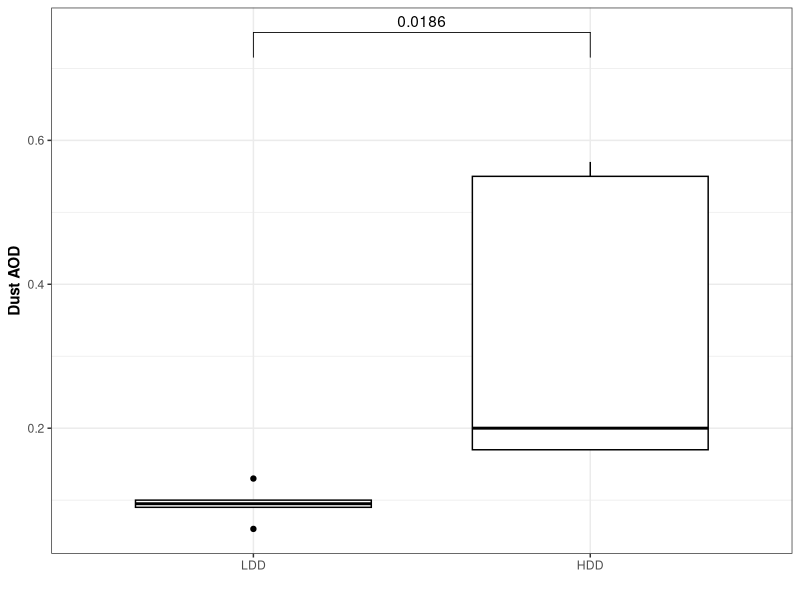

Write the R code that produced this figure. (Note: this script raises an error after producing the figure.)
## ---- chunk 1
library(tidyverse)
library(here)
library(ggpubr)
library(rstatix)
## ---- chunk 2
here<- here::here
rename<- dplyr::rename
select<- dplyr::select
#group_by<- dplyr::group_by
## ---- chunk 3
d1<- read_csv(here("data", "processed_data", "tx_master.csv"))
dust<- read_csv(here("data", "processed_data", "dust", "dust_master.csv"))
## ---- chunk 4
d1<-
  d1 %>%
  filter(date %in% c(as.Date("2022-07-07"):as.Date("2022-07-19")),
         hr_cst %in% "01",
         !date %in% as.Date('2022-07-10')) %>%
  rename("Site" = "site")
## ---- chunk 5
dust<-
  dust %>%
  filter(between(date, as.Date('2022-07-07'), as.Date('2022-07-19'))) %>%
  mutate(dust = case_when(date <= as.Date('2022-07-12') ~ "LDD",
                          date > as.Date('2022-07-12') ~ "HDD"))
## ---- chunk 6
bac<-
  d1 %>%
  select(date, Site, tot_bacteria) %>%
  mutate(
         tot_bacteria = log10(tot_bacteria)) %>%
  mutate(dust = case_when(date <= as.Date('2022-07-12') ~ "LDD",
                          date > as.Date('2022-07-12') ~ "HDD")) %>%
  select(!date) 
## ---- chunk 7
vib<-
  d1 %>%
  select(date, Site, copies_mL) %>%
  mutate(dust = case_when(date <= as.Date('2022-07-12') ~ "LDD",
                          date > as.Date('2022-07-12') ~ "HDD")) %>%
  select(!date) 
## ---- chunk 8
spp<-
  d1 %>%
  select(date, Site, Vc,Vv) %>%
  mutate(dust= case_when(date <= as.Date('2022-07-12') ~ "LDD",
                          date > as.Date('2022-07-12') ~ "HDD")) %>%
  filter(Site %in% "Blind Oso") %>%
  select(!date) 
## ---- chunk 9
cbbPalette <- c("#DDAA33", "#BB5566", "#004488" )
## ---- chunk 10
bxp <- ggboxplot(
  dust, x = "dust", y = "t7sum", 
  palette =cbbPalette)

pwc <-dust %>%
 # group_by(Site) %>%
  t_test(t7sum~ dust, p.adjust.method = "bonferroni")

pwc <- pwc %>% add_xy_position(x = "dust") 

bxp +
  stat_pvalue_manual(
    pwc, 
   # step.group.by = "Site",
    tip.length = 0.05, step.increase = 0.1,
    hide.ns= TRUE,
    y.position = 0.75) +
  
  labs(y = "Dust AOD",
       x = "")+
  theme_bw()+
  theme(legend.position = "none",
        axis.title.y = element_text(face = "bold"))
## ---- chunk 11
bxp <- ggboxplot(
  bac, x = "dust", y = "tot_bacteria", 
  color = "Site", palette =cbbPalette)

pwc <-bac %>%
  group_by(Site) %>%
  t_test(tot_bacteria ~ dust, p.adjust.method = "bonferroni")

pwc <- pwc %>% add_xy_position(x = "dust", group = "Site") 

bxp +
  stat_pvalue_manual(
    pwc, 
    color = "Site", 
    step.group.by = "Site",
    tip.length = 0.05, step.increase = 0.1,
    y.position = 7.8,
    hide.ns= TRUE) +
  
  labs(y = "Total Bacteria (copies/mL)",
       x = "",
       caption = "Total Bacteria is on log-scale")+
  theme_bw()+
  theme(legend.position = "none",
        axis.title.y = element_text(face = "bold"))

## ---- chunk 12
bxp <- ggboxplot(
  vib, x = "dust", y = "copies_mL", 
  color = "Site", palette =cbbPalette)

pwc <- vib %>%
  group_by(Site) %>%
  t_test(copies_mL ~ dust, p.adjust.method = "bonferroni")

pwc <- pwc %>% add_xy_position(x = "dust", group = "Site") 

bxp +
  stat_pvalue_manual(
    pwc, 
    color = "Site", 
    step.group.by = "Site",
    tip.length = 0.05, step.increase = 0.1,
    y.position = c(24000,40000),
    hide.ns= TRUE) +
  
  labs(y = "Total Vibrio (copies/mL)",
       x = "")+
  theme_bw()+
  theme(legend.position = "none",
        axis.title.y = element_text(face = "bold"))
## ---- chunk 13
bxp <- ggboxplot(
  spp, x = "dust", y = "Vc", palette =cbbPalette)

pwc <- spp %>%
 # group_by(Site) %>%
  t_test(Vc ~ dust, p.adjust.method = "bonferroni")

pwc <- pwc %>% add_xy_position(x = "dust") 

bxp +
  stat_pvalue_manual(
    pwc, 
    step.group.by = "dust",
    tip.length = 0.05, step.increase = 0.1,
   # y.position = c(24000,40000),
    hide.ns= TRUE) +
  
  labs(y = "Total Vibrio (copies/mL)",
       x = "")+
  theme_bw()+
  theme(legend.position = "none",
        axis.title.y = element_text(face = "bold"))
## ---- chunk 14
stat.test <- spp %>%
  #group_by(dust) %>%
  t_test(Vv ~ dust) %>%
  adjust_pvalue(method = "bonferroni") %>%
  add_significance("p.adj")
stat.test

# Create a box plot
bxp <- ggboxplot(
  spp, x = "dust", y = "Vv", 
   color = "#DDAA33")

# Add p-values onto the box plots
stat.test <- stat.test %>%
  add_xy_position(x = "dust", dodge = 0.8)
bxp + stat_pvalue_manual(
  stat.test,  label = "p", tip.length = 0.05
  )

# Add 10% spaces between the p-value labels and the plot border
bxp + stat_pvalue_manual(
  stat.test,  label = "p", tip.length = 0.05,
  y.position = 230, color = "#DDAA33"
  ) +
  scale_y_continuous(expand = expansion(mult = c(0, 0.1)))+
  
  labs(y = "V. vulnificus (copies/mL)",
       x = "")+
  theme_bw()+
  theme(legend.position = "none",
        axis.title.y = element_text(face = "bold"))

